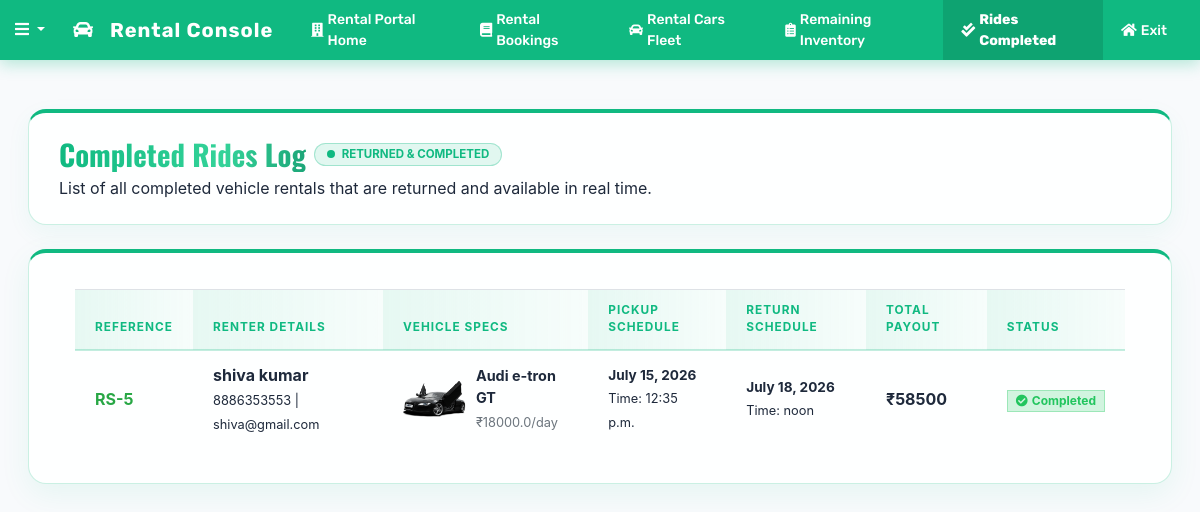
Before: /portal/rental/completed/ (signed in) with the older database file.
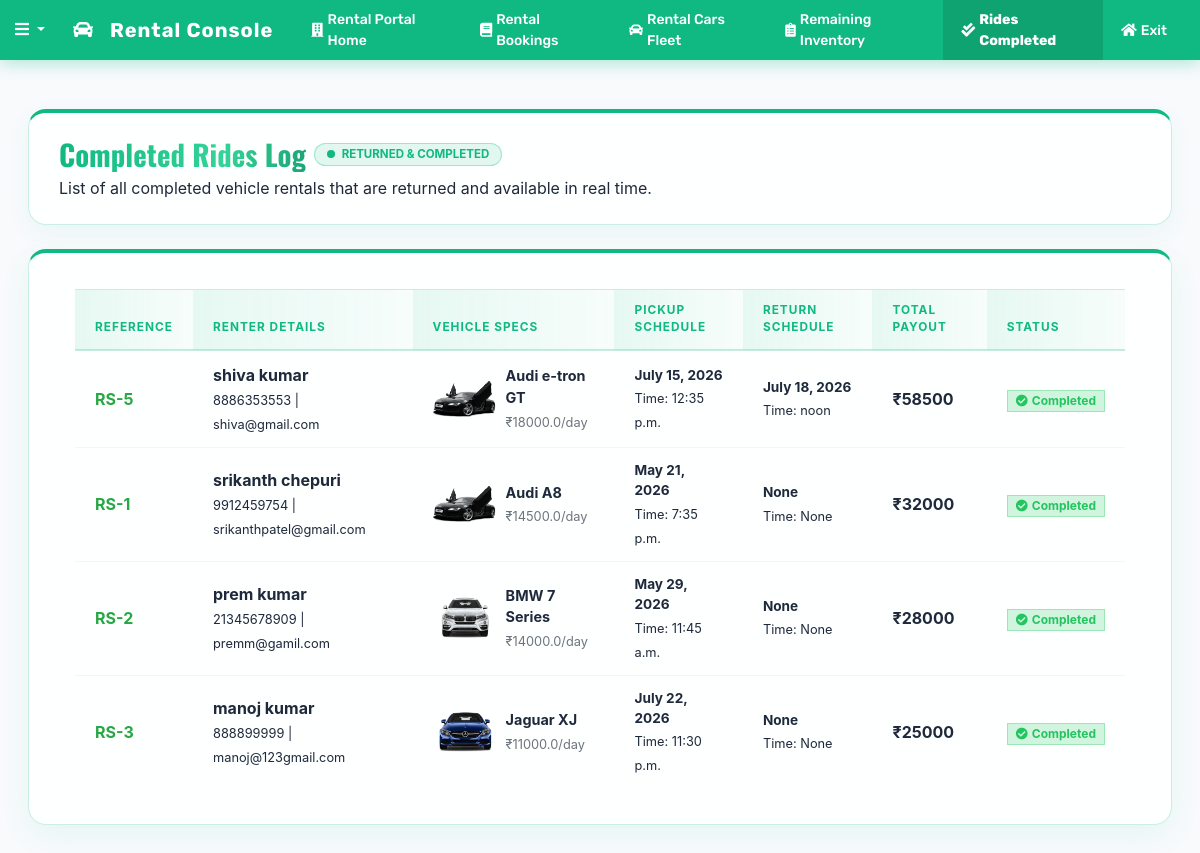
After: the same page with the newer database file.
### myapp/models.py (models this page shows, shortened)
class CarBooking(models.Model):
    first_name = models.CharField(max_length=100)
    last_name = models.CharField(max_length=100)
    email = models.EmailField()
    mobile_number = models.CharField(max_length=20)
    pickup_location = models.CharField(max_length=255)
    drop_location = models.CharField(max_length=255)
    pickup_date = models.DateField()
    pickup_time = models.TimeField()
    drop_date = models.DateField(null=True, blank=True)
    drop_time = models.TimeField(null=True, blank=True)
    adults = models.IntegerField(default=1)
    children = models.IntegerField(default=0)
    special_request = models.TextField(blank=True, null=True)
    car_name = models.CharField(max_length=150)
    car_price = models.FloatField()
    car_image = models.CharField(max_length=255)
    addon_child_seat = models.BooleanField(default=False)
    addon_additional_driver = models.BooleanField(default=False)
    addon_premium_insurance = models.BooleanField(default=False)
    payment_method = models.CharField(max_length=50)
    card_number = models.CharField(max_length=20, blank=True, null=True)
    card_expiry = models.CharField(max_length=10, blank=True, null=True)
    card_cvv = models.CharField(max_length=4, blank=True, null=True)
    total_price = models.FloatField(default=0.0)
    status = models.CharField(max_length=20, default='Pending')
    created_at = models.DateTimeField(auto_now_add=True)

### myapp/views.py (the view)
# urls.py: path('portal/rental/completed/', portal_rental_completed_view, name='portal_rental_completed'),
@login_required
def portal_rental_completed_view(request):
    if request.session.get('portal_role') != 'rental':
        request.session['portal_role'] = 'rental'
    import datetime
    today = datetime.date.today()
    CarBooking.objects.filter(status='Approved', drop_date__lt=today).update(status='Completed')
    bookings = CarBooking.objects.filter(status='Completed').order_by('-drop_date')
    return render(request, 'portal_rental_completed.html', {'bookings': bookings})

### templates/portal_rental_completed.html (shortened to what the changed rows need)
{% load static %}
<!DOCTYPE html>
<html lang="en">
<head>
    <link href="https://cdnjs.cloudflare.com/ajax/libs/font-awesome/5.15.0/css/all.min.css" rel="stylesheet">
    <link rel="stylesheet" href="{% static 'css/bootstrap.min-1.css'%}">
    <link rel="stylesheet" href="{% static 'css/premium_home.css' %}">
</head>
<body>
    <div class="container-fluid px-5 py-4">
        <div class="portal-section-container p-4 mb-4">
            <div class="d-flex justify-content-between align-items-center flex-wrap gap-2 text-left">
                <div>
                    <div class="d-flex align-items-center gap-2 mb-1">
                        <h1 class="font-weight-bold outfit-font mb-0 text-title shimmer-text-green" style="font-size: 1.8rem;">Completed Rides Log</h1>
                    </div>
                </div>
            </div>
        </div>
        <div class="table-container p-0">
            <div class="table-responsive">
                <table class="table admin-table text-left mb-0">
                    <thead>
                        <tr>
                            <th>Reference</th>
                            <th>Renter Details</th>
                            <th>Vehicle Specs</th>
                            <th>Pickup Schedule</th>
                            <th>Return Schedule</th>
                            <th>Total Payout</th>
                            <th>Status</th>
                        </tr>
                    </thead>
                    <tbody>
                        {% for b in bookings %}
                        <tr>
                            <td class="font-weight-bold text-success">RS-{{ b.id }}</td>
                            <td>
                                <div class="font-weight-bold text-title">{{ b.first_name }} {{ b.last_name }}</div>
                                <small class="text-subtitle">{{ b.mobile_number }} | {{ b.email }}</small>
                            </td>
                            <td>
                                <div class="d-flex align-items-center gap-2">
                                    <img src="/media/images/{{ b.car_image }}" alt="Car" class="car-img-mini mr-2" onerror="this.src='/static/media/images/car-rent-1.png'">
                                    <div>
                                        <div class="font-weight-bold text-title" style="font-size: 0.9rem;">{{ b.car_name }}</div>
                                        <small class="text-muted">₹{{ b.car_price }}/day</small>
                                    </div>
                                </div>
                            </td>
                            <td>
                                <div class="font-weight-bold text-title" style="font-size: 0.85rem;">{{ b.pickup_date }}</div>
                                <small class="text-subtitle">Time: {{ b.pickup_time }}</small>
                            </td>
                            <td>
                                <div class="font-weight-bold text-title" style="font-size: 0.85rem;">{{ b.drop_date }}</div>
                                <small class="text-subtitle">Time: {{ b.drop_time }}</small>
                            </td>
                            <td class="font-weight-bold text-title">₹{{ b.total_price|floatformat:0 }}</td>
                            <td>
                                <span class="badge badge-success px-2 py-1"><i class="fas fa-check-circle mr-1"></i>Completed</span>
                            </td>
                        </tr>
                        {% endfor %}
                    </tbody>
                </table>
            </div>
        </div>
    </div>
</body>
</html>

Changed rows visible on the page:
now on this page (row edited): CarBooking: id "1", first_name "srikanth", last_name "chepuri", mobile_number "9912459754", email "srikanthpatel@gmail.com", car_image (picture), car_name "Audi A8", car_price "14500.0", pickup_date "May 21, 2026", pickup_time "7:35 p.m.", drop_date "None", drop_time "None", total_price "32000"
now on this page (row edited): CarBooking: id "2", first_name "prem", last_name "kumar", mobile_number "21345678909", email "premm@gamil.com", car_image (picture), car_name "BMW 7 Series", car_price "14000.0", pickup_date "May 29, 2026", pickup_time "11:45 a.m.", drop_date "None", drop_time "None", total_price "28000"
now on this page (row edited): CarBooking: id "3", first_name "manoj", last_name "kumar", mobile_number "888899999", email "manoj@123gmail.com", car_image (picture), car_name "Jaguar XJ", car_price "11000.0", pickup_date "July 22, 2026", pickup_time "11:30 p.m.", drop_date "None", drop_time "None", total_price "25000"
